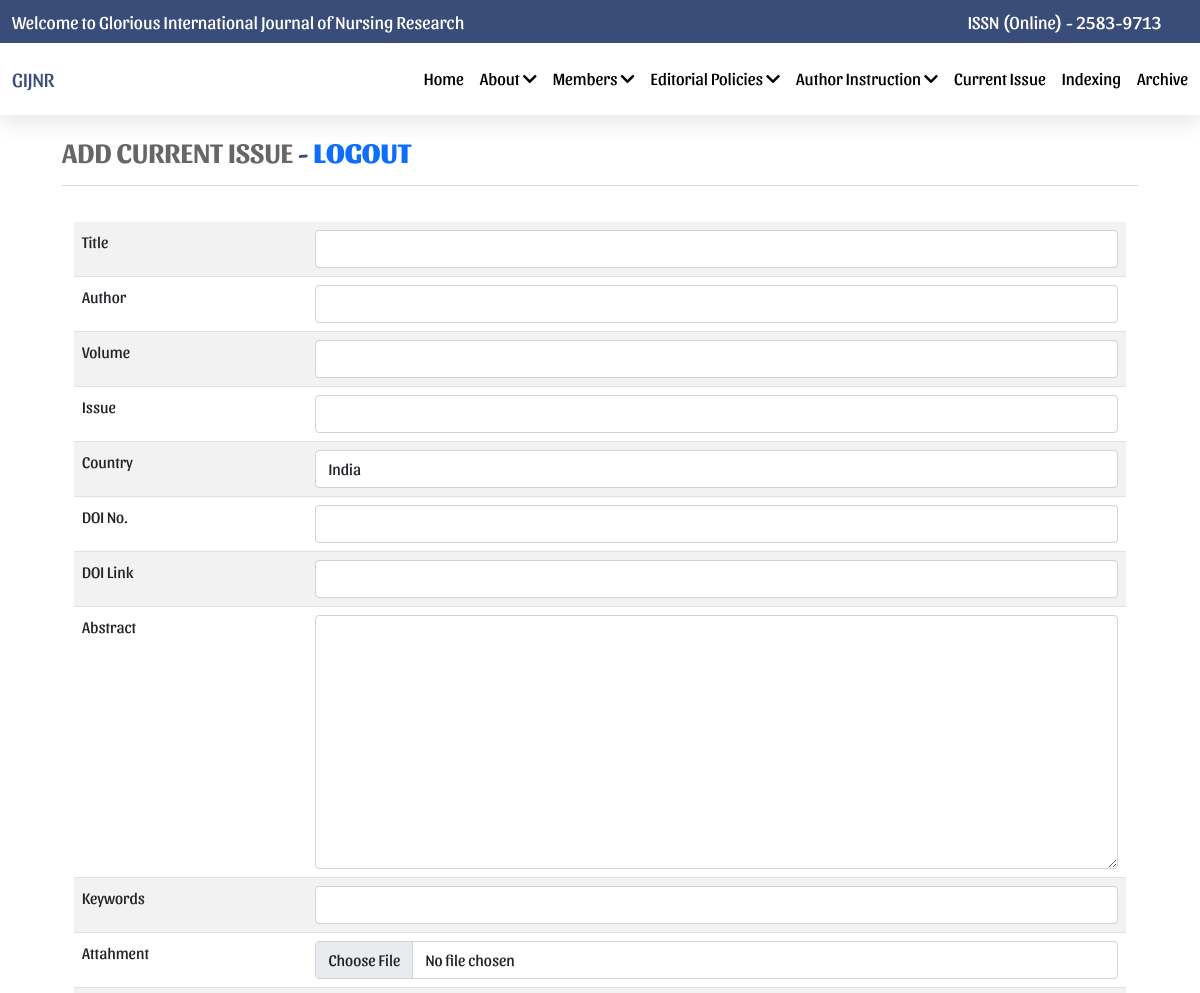
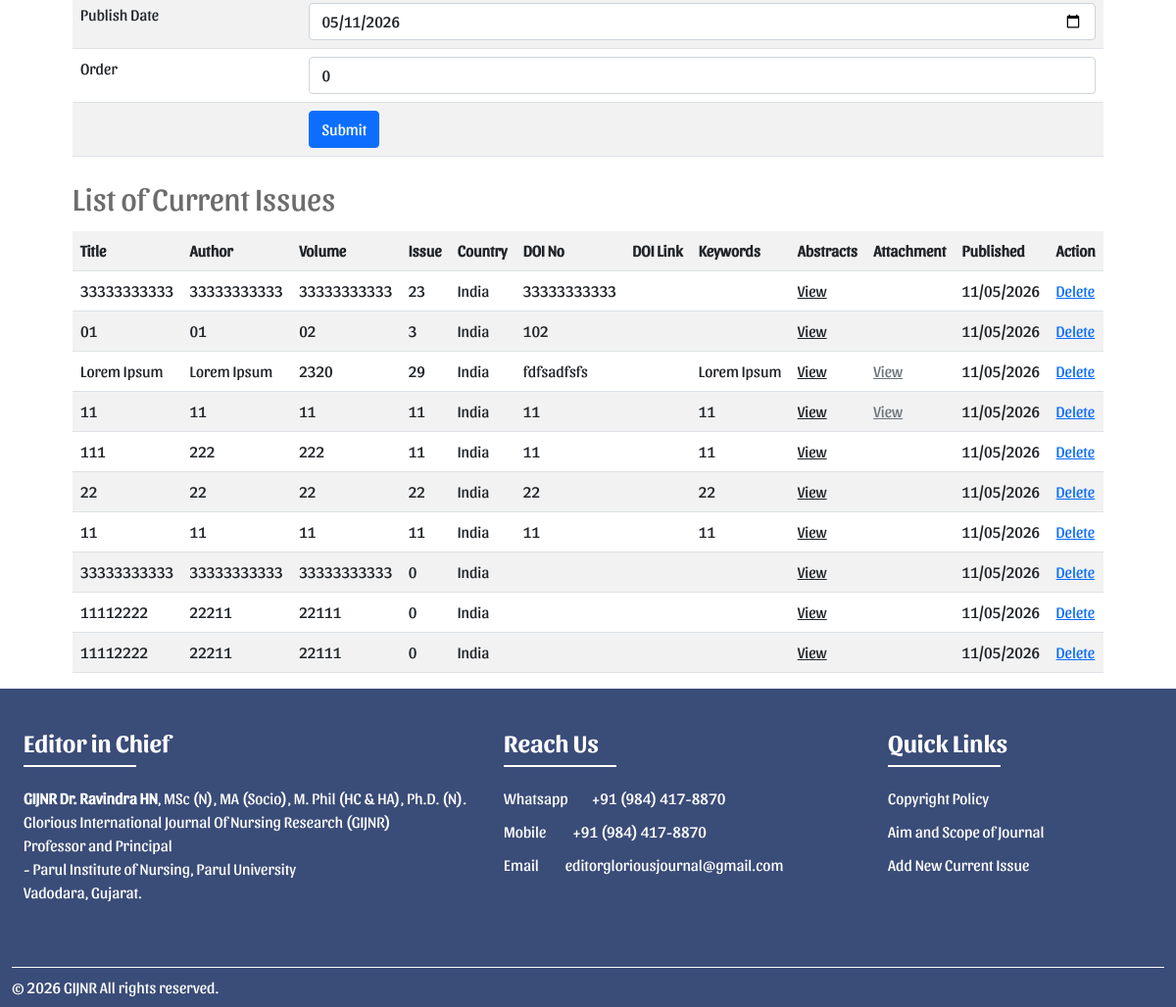
The page /current-issue-add.php (signed in) on the database its author committed (2 pictures, top to bottom).
### tables this page shows
CREATE TABLE `current_issue` (
  `id` int(11) NOT NULL,
  `publish_date` date DEFAULT NULL,
  `title` varchar(255) DEFAULT NULL,
  `author_description` text DEFAULT NULL,
  `volume` varchar(255) DEFAULT NULL,
  `issue` int(11) NOT NULL DEFAULT 0,
  `country` varchar(255) DEFAULT 'India',
  `doi_no` varchar(255) DEFAULT NULL,
  `doi_link` text DEFAULT NULL,
  `abstract` text DEFAULT NULL,
  `keywords` text DEFAULT NULL,
  `attachment` varchar(255) DEFAULT NULL,
  `add_field_1` text DEFAULT NULL,
  `add_field_2` text DEFAULT NULL,
  `display_order` int(11) NOT NULL DEFAULT 0,
  `created_at` datetime DEFAULT NULL,
  `updated_at` timestamp NOT NULL DEFAULT current_timestamp(),
  `active_status` varchar(4) NOT NULL DEFAULT 'Y',
  `deleted_status` varchar(4) NOT NULL DEFAULT 'N'
);

### connection.php (called while the page is built, shortened)
<?php
$url = "http://localhost/gloriousjournal_com/";
?>

### current-issue-add.php (the view, shortened to what this page needs)
<?php
include "connection.php";
$date = date('Y-m-d');
$sqlGetRecentRecords = "SELECT * FROM current_issue ORDER BY id DESC LIMIT 0,10";
$stmt = $conn->prepare($sqlGetRecentRecords);
$stmt->execute();
$result = $stmt->fetchAll(PDO::FETCH_ASSOC);
?>
<!DOCTYPE html>
<html lang="en">
<head>
    <?php include "include/head.php";?>
</head>
<body>
    <?php include "include/header.php";?>
    <section class="hero1">
        <div class="container custom-container-width">
            <div class="row">
                <div class="col-lg-12 align-items-center section-padding">
                    <div class="hero-body" data-aos="fade-up">
                        <h3 class="text-uppercase sub-header">Add Current Issue
                            <span class="main_header main_clr sf-heavy"> - <a href="logout.php" class="text-decoration-none">Logout</a></span>
                        </h3>
                        <hr />
                    </div>
                </div>
            </div>
            <div class="container">
                <div class="row">
                    <div class="col-12">
                        <form name="current-issue-add" method="post" action="" enctype="multipart/form-data">
                            <table class="table table-striped">
                                <tr>
                                    <td>Title</td>
                                    <td><input type="text" class="form-control" name="title" /></td>
                                </tr>
                                <tr>
                                    <td>Author</td>
                                    <td><input type="text" class="form-control" name="author_description" /></td>
                                </tr>
                                <tr>
                                    <td>Volume</td>
                                    <td><input type="text" class="form-control" name="volume" /></td>
                                </tr>
                                <tr>
                                    <td>Issue</td>
                                    <td><input type="text" class="form-control" name="issue" /></td>
                                </tr>
                                <tr>
                                    <td>Country</td>
                                    <td><input type="text" class="form-control" name="country" value="India" /></td>
                                </tr>
                                <tr>
                                    <td>DOI No.</td>
                                    <td><input type="text" class="form-control" name="doi_no" /></td>
                                </tr>
                                <tr>
                                    <td>DOI Link</td>
                                    <td><input type="text" class="form-control" name="doi_link" /></td>
                                </tr>
                                <tr>
                                    <td>Abstract</td>
                                    <td><textarea name="abstract" class="form-control" rows="10"></textarea></td>
                                </tr>
                                <tr>
                                    <td>Keywords</td>
                                    <td><input type="text" class="form-control" name="keywords" value="" /></td>
                                </tr>
                                <tr>
                                    <td>Attahment</td>
                                    <td><input type="file" class="form-control" name="attachment" value="" /></td>
                                </tr>
                                <tr>
                                    <td>Publish Date</td>
                                    <td><input type="date" class="form-control" name="publish_date" value="<?php echo $date;?>" /></td>
                                </tr>
                                <tr>
                                    <td>Order</td>
                                    <td><input type="text" class="form-control" name="display_order" value="0" /></td>
                                </tr>
                                <tr>
                                    <td></td>
                                    <td><input type="submit" name="submit" value="Submit" class="btn btn-primary" /></td>
                                </tr>
                            </table>
                        </form>
                    </div>
                </div>
                <?php
                if($result && $result != false){
                    ?>
                    <h2>List of Current Issues</h2>
                    <table class="table table-striped">
                        <tr>
                            <th>Title</th>
                            <th>Author</th>
                            <th>Volume</th>
                            <th>Issue</th>
                            <th>Country</th>
                            <th>DOI No</th>
                            <th>DOI Link</th>
                            <th>Keywords</th>
                            <th>Abstracts</th>
                            <th>Attachment</th>
                            <th>Published</th>
                            <th>Action</th>
                        </tr>
                    <?php
                    foreach($result as $data){
                        ?>
                        <tr>
                            <td><?php echo $data['title'];?></td>
                            <td><?php echo $data['author_description'];?></td>
                            <td><?php echo $data['volume'];?></td>
                            <td><?php echo $data['issue'];?></td>
                            <td><?php echo $data['country'];?></td>
                            <td><?php echo $data['doi_no'];?></td>
                            <td><?php echo $data['dot_link'];?></td>
                            <td><?php echo $data['keywords'];?></td>
                            <td>
                                <div onclick="openPopup()" style="cursor:pointer;text-decoration:underline;">View</div>
                            </td>
                            <td>
                                <?php if($data['attachment'] != ""){?>
                                <a class="text-secondary" href="<?php echo $url."uploads/".$data['attachment'];?>" target="_blank">View</a>
                                <?php }?>
                            </td>
                            <td><?php echo date('d/m/Y',strtotime($data['publish_date']));?></td>
                            <td><a href="javascript:void(0)" onclick="return fnDeleteConfirm(<?php echo $data['id'];?>)">Delete</a></td>
                        </tr>
                        <?php
                    }
                    ?>
                    </table>
                    <?php
                }
                ?>
            </div>
        </div>
    </section>
    <?php include 'include/footer.php';?>
</body>
</html>

### css/style.css (style rules this page uses)
:root { --main-clr: #3A4C78; --bg-gray: #F2F2F2; --secondary-clr:#000; --sf-reg: 'sf_pro_displayregular'; --sf-bld: 'sf_pro_displaybold'; --sf-medium: 'sf_pro_displaymedium'; --sf-heavy: 'sf_pro_displayheavy'; --shadow: 4px 8px 39px rgba(0, 0, 0, 0.10); --border-radius: 20px; }
body { font-family: var(--sf-reg); color: #6C6C6C; }
.container { max-width: 1200px; width: 100%; }
.custom-container-width { max-width: 1100px; width: 100%; }
.section-padding { padding-top: 20px; padding-bottom: 20px; }
.main_header { font-family: var(--sf-bld); }
.main_clr { color: var(--main-clr)!important; }
.sub-header { color: #666; font-family: var(--sf-bld); }
.sf-heavy { font-family: 'sf_pro_displayheavy'; }
h2 { line-height: 52px!important; }

### rows shown on the page
current_issue: title "33333333333", author_description "33333333333", volume "33333333333", issue "23", country "India", doi_no "33333333333", publish_date "11/05/2026"
current_issue: title "01", author_description "01", volume "02", issue "3", country "India", doi_no "102", publish_date "11/05/2026"
current_issue: title "Lorem Ipsum", author_description "Lorem Ipsum", volume "2320", issue "29", country "India", doi_no "fdfsadfsfs", keywords "Lorem Ipsum", publish_date "11/05/2026"
current_issue: title "11", author_description "11", volume "11", issue "11", country "India", doi_no "11", keywords "11", publish_date "11/05/2026"
current_issue: title "111", author_description "222", volume "222", issue "11", country "India", doi_no "11", keywords "11", publish_date "11/05/2026"
current_issue: title "22", author_description "22", volume "22", issue "22", country "India", doi_no "22", keywords "22", publish_date "11/05/2026"
current_issue: title "11", author_description "11", volume "11", issue "11", country "India", doi_no "11", keywords "11", publish_date "11/05/2026"
current_issue: title "33333333333", author_description "33333333333", volume "33333333333", issue "0", country "India", publish_date "11/05/2026"
current_issue: title "11112222", author_description "22211", volume "22111", issue "0", country "India", publish_date "11/05/2026"
current_issue: title "11112222", author_description "22211", volume "22111", issue "0", country "India", publish_date "11/05/2026"

### other values the page prints
$website_name "GIJNR"
formatPhoneNumber($contact2) "+91 (984) 417-8870"
formatPhoneNumber($contact) "+91 (984) 417-8870"
$email "editorgloriousjournal@gmail.com"
